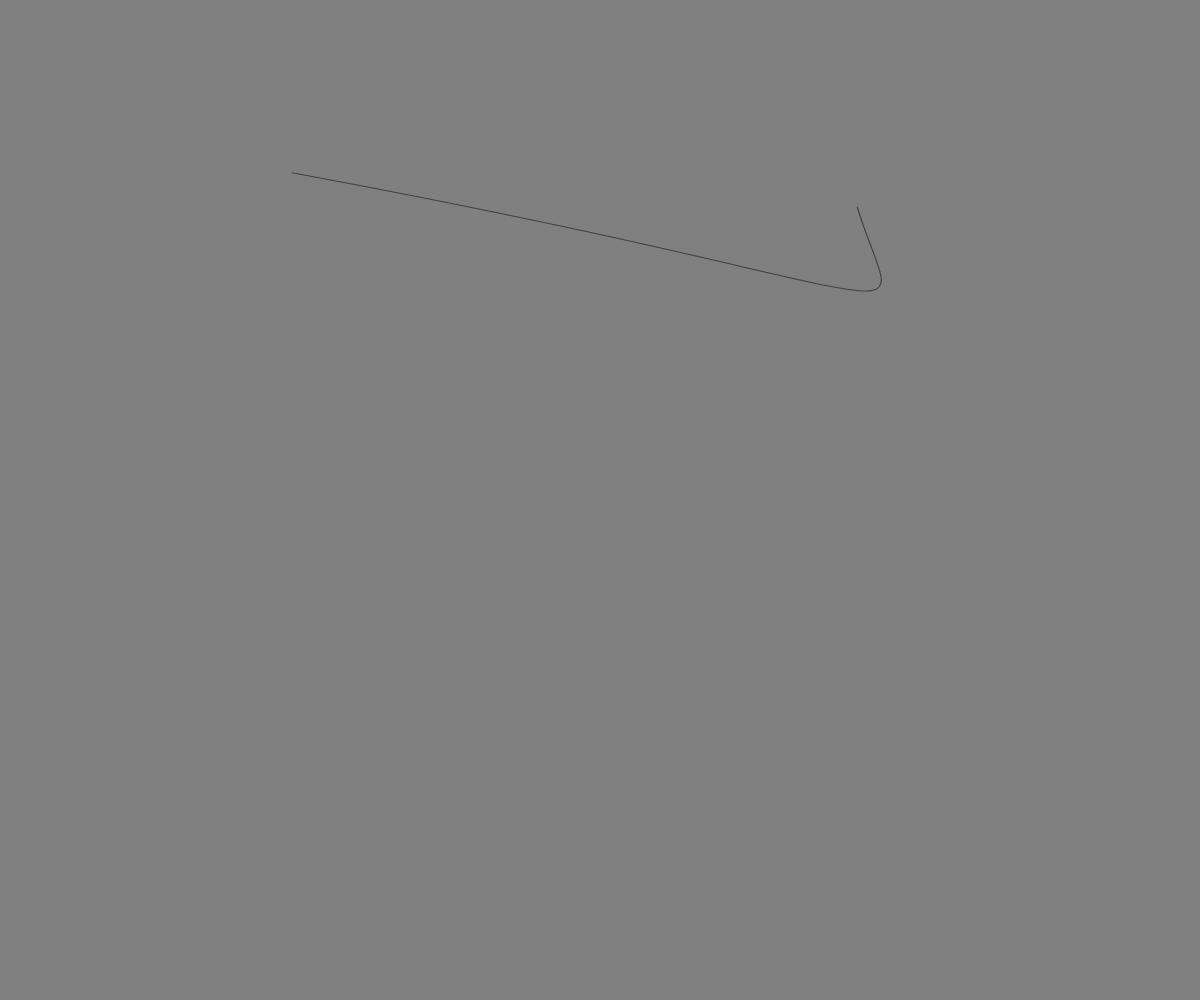
Frame 1 (no input)
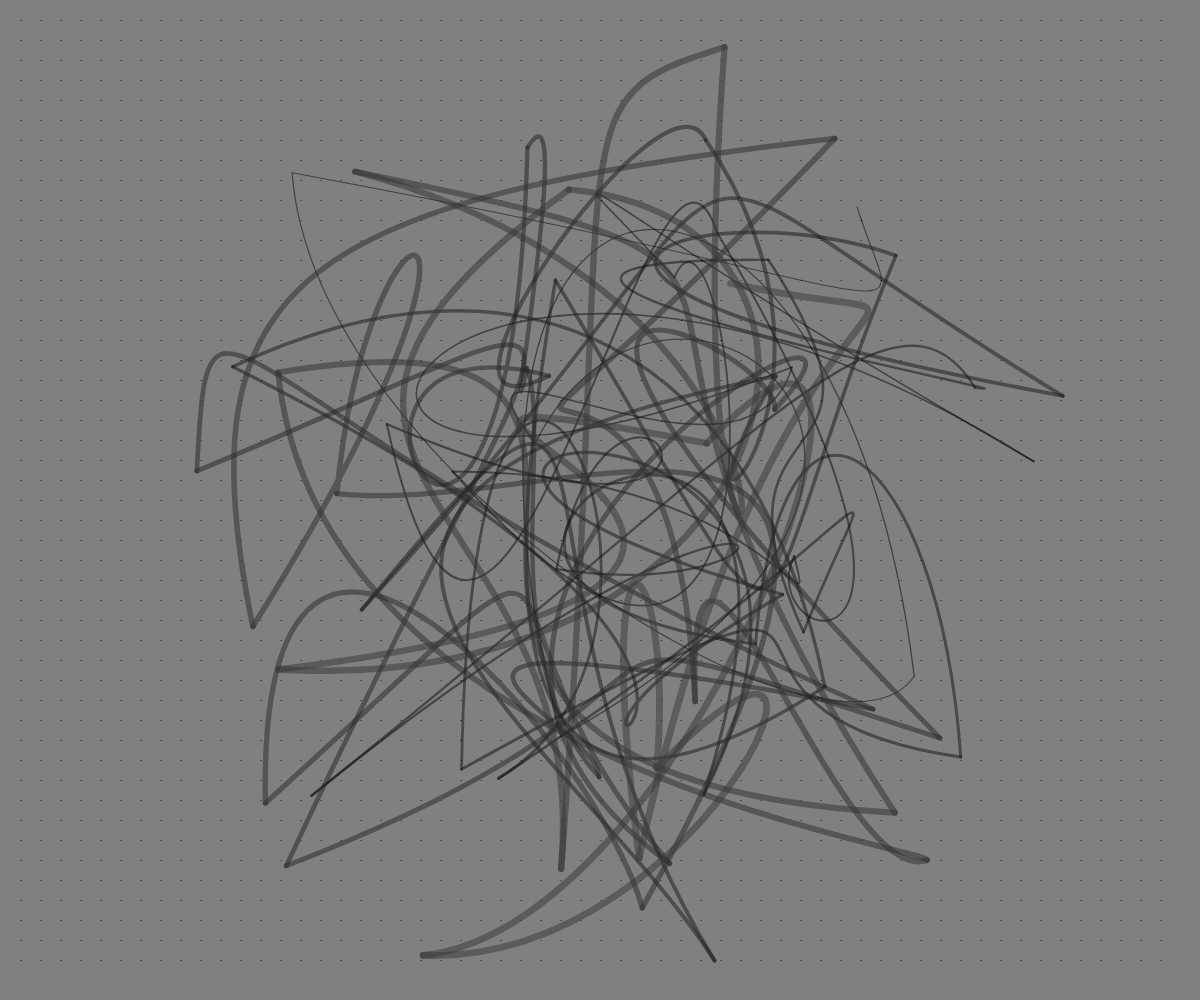
Frame 60 (no input)
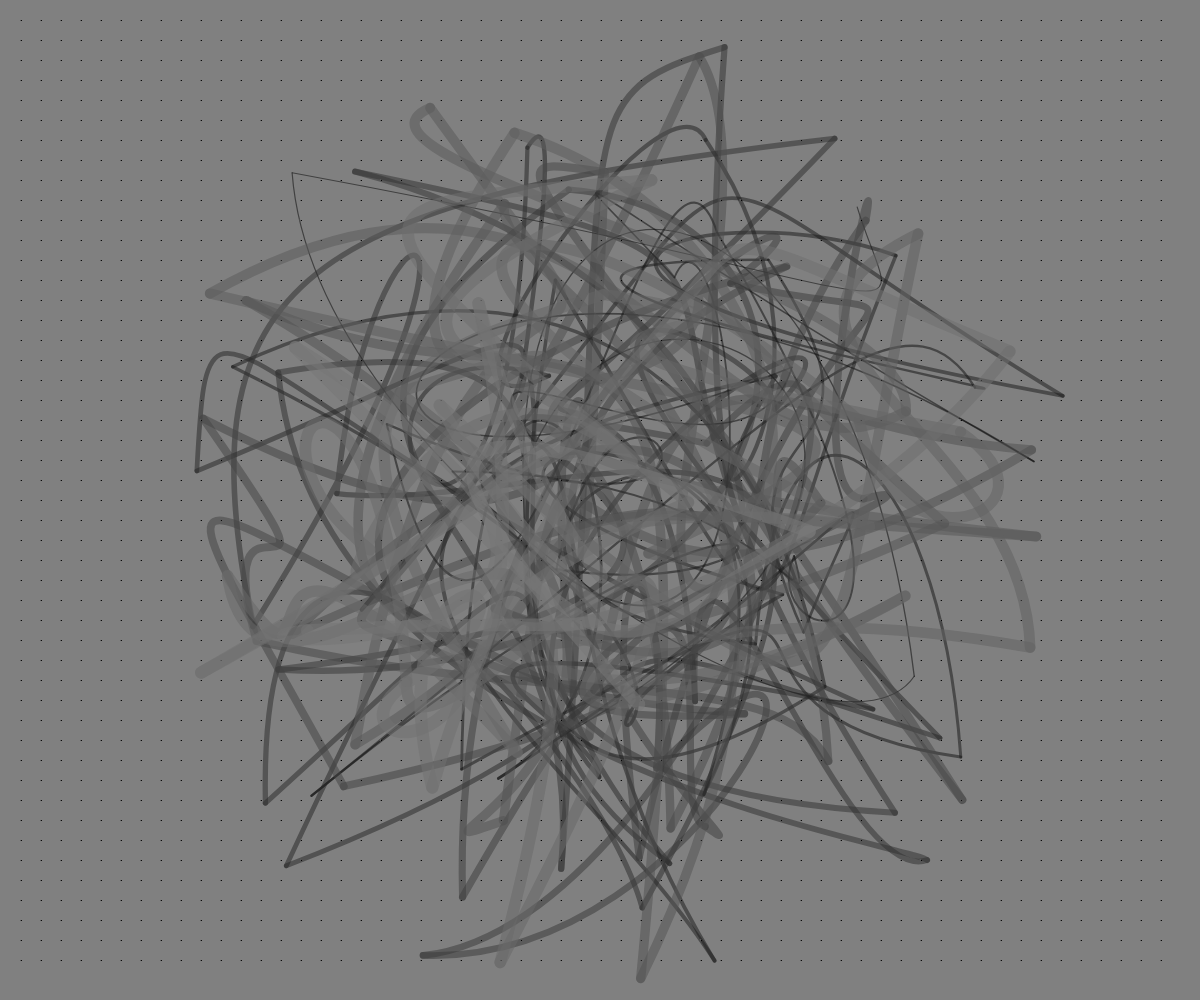
Frame 120 (the mouse pressed at the canvas centre since frame 60)

The p5.js sketch that drew these frames (run headless with seeded random() and noise() and a simulated clock; from frame 60 on, the mouse is pressed at the canvas centre):

// p5.js sketch
// ── sketch.js
var points = new Array();
var greyBouncer = new Bouncer(0,0,255,1);
var strokeBouncer = new Bouncer(1,1,17,0.1);
var dotBouncer = new Bouncer(0,0,255,1);
var alphaBouncer = new Bouncer(128,80,255,.1);
var blossomBouncer = null;
var dots = new Array();

var c, w, alpha = null;

var SPACE = 20;

function setup() {
  createCanvas(windowWidth, windowHeight);
  noFill();
  strokeJoin(ROUND);
  textSize(72);
  background(128);
  blossomBouncer = new Bouncer(floor(windowHeight-1),10,floor(windowHeight),.1);
//noLoop();
}

function draw() {
  noFill();
  //background(backgroundBouncer.next());
  c = greyBouncer.next();
  w = strokeBouncer.next();
  alpha = alphaBouncer.next();
  if (w < 3 && alpha > 230 && random(10) < 1) {
    c = color(255, 0, 0);
  }
  stroke(c, alpha);
  strokeWeight(w);

  if (points.length > 0) {
    points = subset(points, 6, 7);
  }
  while (points.length < 8)  {
    var coordinate = validCoordinate();
    append(points, coordinate[0]);
    append(points, coordinate[1]);
  }
  bezier(...points);
  stroke(128,128,128,10);
  //fill(128,128,128,10);
  strokeWeight(1);
  for (var i = SPACE; i < windowWidth - SPACE; i += SPACE) {
    for (var j = SPACE; j < windowHeight - SPACE; j += SPACE) {
      ellipse(i,j,2);
    }
  }
}

function Bouncer(start, min, max, increment) {

  this.bounds = [min,max];
  this.increment = increment;
  this.current = start;
  this.next = function() {
    this.current = this.current + this.increment;
    if (this.bounds.includes(xRound(this.current, 1))) {
      this.increment *= -1;
    }
    return this.current;
  }
}

function xRound(value, decimals) {
  return Number(Math.round(value+'e'+decimals)+'e-'+decimals);
}

function isValid(x,y, bound) {
  //return (w < 3 && random(100) < 1) || sq(x - windowWidth/2)+sq(y - windowHeight/2) <= sq(bound/2);
  return sq(x - windowWidth/2)+sq(y - windowHeight/2) <= sq(bound/2);

}

function validCoordinate() {
  var currentRadius = blossomBouncer.next();
  var coordinate = randomCoordinate();

  while (!isValid(...coordinate, currentRadius)) {
    coordinate = randomCoordinate();
  }
  return coordinate;
}

function randomCoordinate() {
  return [random(windowWidth), random(windowHeight)]
}
